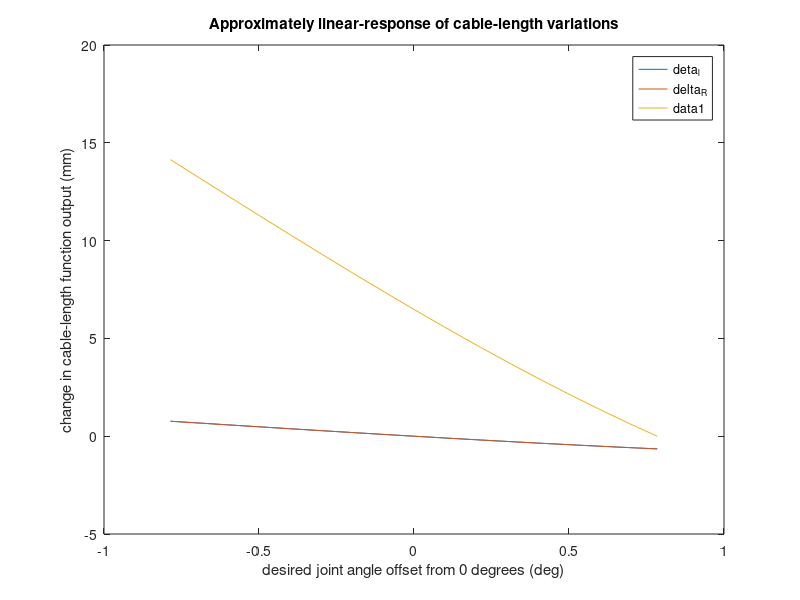

This chart was generated by the following MATLAB code:
clc;
close all;
clear all;

% Assumptions for simple controller:
% -> non-antagonist setup (only considering one motor driving joint)
% -> cable is treated as a non-elastic linkage (hence single motor can
%       drive joint in both directions).
% -> motor-shaft diameter is constant (this is in fact a function of joint
%       position as currently the cable will spool over itself).

%% Comparing the system response between two derivations, starting from resting position (theta_0)
% moving towards all possible joint positoins (theta_1) ranging from -pi/4
% to pi/4.
theta_0 = 0;
theta_1 = [-pi/4:0.01:pi/4];

% arbitrary constant (lever-length for cable driving joint).
k = 1;

% Law of cosines derivation.
R_0 = (2^0.5)* k * (1 - cos((pi/4) + theta_0)).^0.5;
R_1 = (2^0.5)* k * (1 - cos((pi/4) + theta_1)).^0.5;
delta_R = R_0 - R_1;

% Extended derivation to further simplify equation (using half-angle identity)
l_0 = 2 * k * sin(( (pi/4) + theta_0)/2);
l_1 = 2 * k * sin(( (pi/4) + theta_1)/2);
delta_l = l_0 - l_1;


% the deltas are the difference in linkage-lengths (i.e. cables) due to moving from one
% joint position to another.

plot(theta_1, delta_l);
hold on;
plot(theta_1, delta_R);

legend("deta_l","delta_R");
title("Approximately linear-response of cable-length variations");
xlabel("desired joint angle offset from 0 degrees (deg)");
ylabel("change in cable-length function output (mm)");





%% What motor velocity model is needed in order to efficiently drive joint towards desired position.

clc;
close all;
clear all;


% make recursive function that compares "current" joint angle against
% "target" joint angle?

% dummy set of "current" joint values as they go from 0 to theta_1.
theta_0 = [-pi/4:0.01:pi/4];

% simulate time steps.
delta_t = 0.1;

% the "desired" joint angle.
theta_1 = theta_0(length(theta_0));

k = 1;
R_0 = (2^0.5)* k * (1 - cos((pi/4) + theta_0)).^0.5;
R_1 = (2^0.5)* k * (1 - cos((pi/4) + theta_1)).^0.5;

v_motor = -(R_0 - R_1)/delta_t;

plot(theta_0,v_motor);


